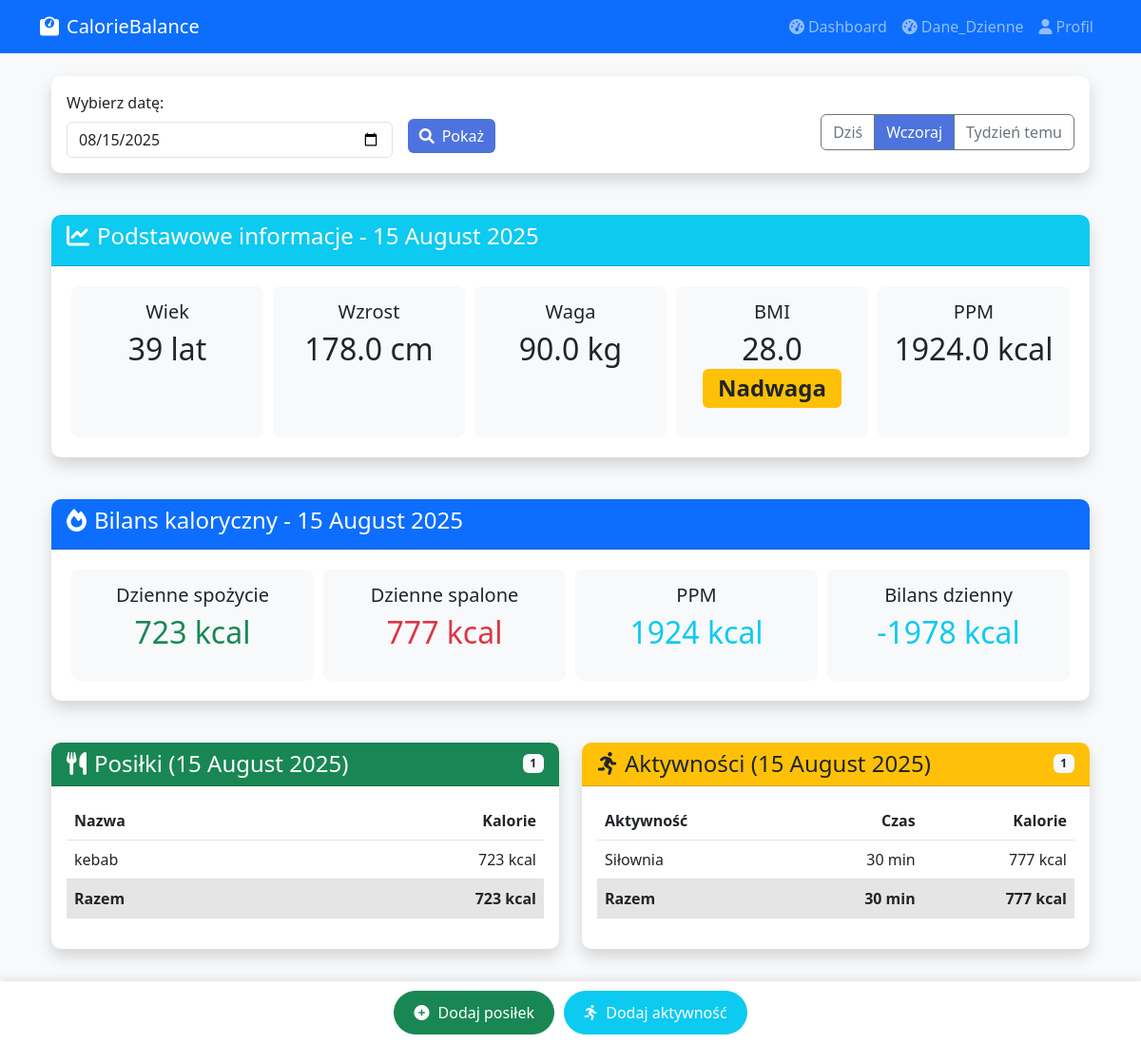
/daily-summary/?date=2025-08-15 (signed in), run on an earlier commit of the app's database.
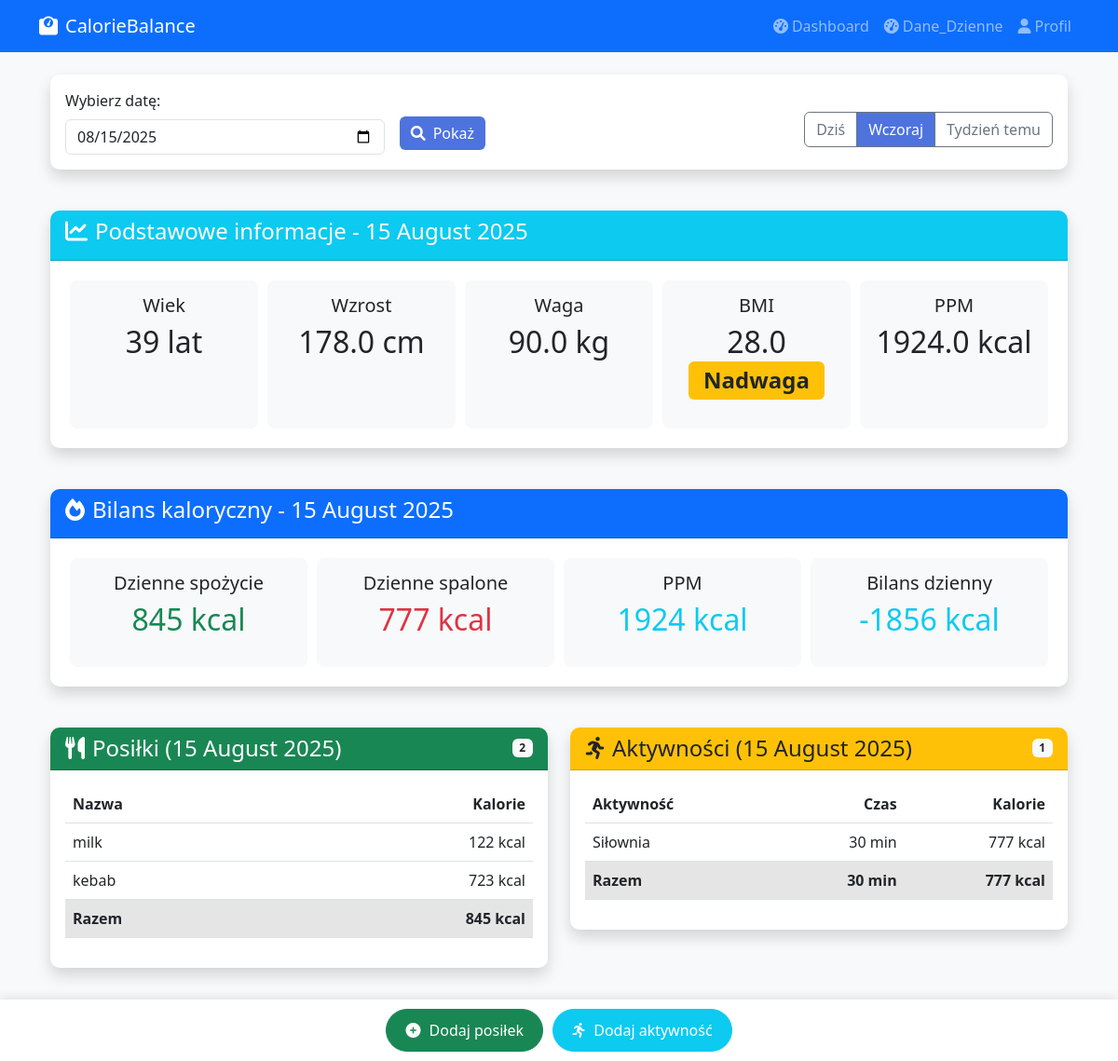
And on a later commit of the database.
### calorie_tracker/models.py (models this page shows, shortened)
class Meal(models.Model):
    user = models.ForeignKey(User, on_delete=models.CASCADE)
    calories = models.FloatField()
    meal = models.CharField(max_length=100)
    protein = models.FloatField(default=0)
    carbs = models.FloatField(default=0)
    fat = models.FloatField(default=0)
    serving_qty = models.FloatField(default=0)
    serving_unit = models.CharField(max_length=50, blank=True)
    date = models.DateField()
    raw_api_data = models.JSONField(null=True, blank=True)
    class Meta:
        ordering = ['-date', '-id']  # Domyślne sortowanie

class Activity(models.Model):
    ACTIVITY_CHOICES = [
        ('RUN', 'Bieganie'),
        ('SWIM', 'Pływanie'),
        ('CYCLE', 'Jazda na rowerze'),
        ('GYM', 'Siłownia'),
        ('WALKING', 'Spacer'),
        ('Hiking', 'Chodzenie po górach'),
        ('Climbing', 'Wspinaczka'),
        ('OTHER', 'Inne')
    ]
    user = models.ForeignKey(User, on_delete=models.CASCADE)
    activity_type = models.CharField(
        max_length=20,
        choices=ACTIVITY_CHOICES,
        default='OTHER'  # Dodajemy domyślną wartość
    )
    duration = models.PositiveIntegerField(default=30)  # w minutach
    calories_burned = models.PositiveIntegerField()
    date = models.DateField()
    notes = models.TextField(blank=True)

### calorie_tracker/views.py (the view)
# urls.py: path('daily-summary/', daily_summary_view, name='daily-summary-html'),
def daily_summary_view(request):
    user = request.user
    profile = getattr(user, 'userprofile', None)
    selected_date_str = request.GET.get('date')
    if selected_date_str:
        try:
            selected_date = date.fromisoformat(selected_date_str)
        except (ValueError, TypeError):
            selected_date = date.today()
    else:
        selected_date = date.today()
    meals = Meal.objects.filter(user=user, date=selected_date).order_by('-id')
    activities = Activity.objects.filter(user=user, date=selected_date).order_by('-id')
    ppm = calculate_ppm(profile) if profile else None
    total_eaten = sum(meal.calories for meal in meals)
    total_burned = sum(activity.calories_burned for activity in activities)
    total_activity_duration = sum(activity.duration for activity in activities)
    balance = total_eaten - total_burned - ppm
    age = calculate_age(profile.date_of_birth) if profile.date_of_birth else None
    bmi = None
    if profile and profile.weight and profile.height:
        height_m = profile.height / 100
        bmi = calculate_bmi(profile.weight, height_m)
    context = {
        'today': date.today(),
        'yesterday': date.today() - timedelta(days=1),
        'week_ago': date.today() - timedelta(days=7),
        'selected_date': selected_date,
        'total_eaten': total_eaten,
        'total_burned': total_burned,
        'total_activity_duration': total_activity_duration,
        'balance': round(balance,0) if balance else None,
        'meals': meals,
        'activities': activities,
        'bmi': round(bmi,0) if bmi else None,
        'ppm': round(ppm,0)if ppm else None,
        'height': profile.height if profile else None,
        'weight': profile.weight if profile else None,
        'age':age
    }
    return render(request, "daily_summary.html", context)

### calorie_tracker/views.py (called while the page is built)
def calculate_age(birth_date):
    today = date.today()
    return today.year - birth_date.year - ((today.month, today.day) < (birth_date.month, birth_date.day))

def calculate_ppm(profile):
    if profile.date_of_birth and profile.weight and profile.height and profile.gender:
        age = calculate_age(profile.date_of_birth)
        if profile.gender == 'F':
            return 655 + (9.6 * profile.weight) + (1.8 * profile.height) - (4.7 * age)
        else:
            return 66 + (13.7 * profile.weight) + (5 * profile.height) - (6.8 * age)
    return None

def calculate_bmi(weight: float, height: float) -> float:
    return weight / (height ** 2)

### templates/daily_summary.html (shortened to what the changed rows need)
{% extends "base.html" %}
{% block content %}
<div class="container mt-4">
    {% with formatted_date=selected_date|date:"j E Y" %}
    <div class="row mb-4">
        <div class="col-md-12">
            <div class="card shadow">
                <div class="card-body">
                    <div class="d-flex justify-content-between text-center flex-wrap">
                        <div class="info-box">
                            <h5>Dzienne spożycie</h5>
                            <p class="display-6 text-success">{{ total_eaten|floatformat:"0" }} kcal</p>
                        </div>
                        <div class="info-box">
                            <h5>Bilans dzienny</h5>
                            <p class="display-6 {% if balance > 0 %}text-warning{% else %}text-info{% endif %}">
                                {{ balance|floatformat:"0" }} kcal
                            </p>
                        </div>
                    </div>
                </div>
            </div>
        </div>
    </div>
    <div class="row mt-4">
        <div class="col-md-6">
            <div class="card shadow">
                <div class="card-header bg-success text-white">
                    <div class="d-flex justify-content-between align-items-center">
                        <h4 class="mb-0"><i class="fas fa-utensils me-2"></i>Posiłki ({{ formatted_date }})</h4>
                        <span class="badge bg-light text-dark">{{ meals.count }}</span>
                    </div>
                </div>
                <div class="card-body">
                    {% if meals %}
                    <div class="table-responsive">
                        <table class="table text-nowrap">
                            <thead>
                                <tr>
                                    <th>Nazwa</th>
                                    <th class="text-end">Kalorie</th>
                                </tr>
                            </thead>
                            <tbody>
                                {% for meal in meals %}
                                <tr>
                                    <td>{{ meal.meal }}</td>
                                    <td class="text-end">{{ meal.calories|floatformat:"0" }} kcal</td>
                                </tr>
                                {% endfor %}
                            </tbody>
                            <tfoot>
                                <tr class="table-active">
                                    <th>Razem</th>
                                    <th class="text-end">{{ total_eaten|floatformat:"0" }} kcal</th>
                                </tr>
                            </tfoot>
                        </table>
                    </div>
                    {% else %}
                    <div class="alert alert-info mb-0">
                        <i class="fas fa-info-circle me-2"></i>Brak posiłków w wybranym dniu
                    </div>
                    {% endif %}
                </div>
            </div>
        </div>
        <div class="col-md-6">
            <div class="card shadow">
                <div class="card-body">
                    {% if activities %}
                    <div class="table-responsive">
                        <table class="table text-nowrap">
                            <thead>
                                <tr>
                                    <th>Aktywność</th>
                                    <th class="text-end">Czas</th>
                                    <th class="text-end">Kalorie</th>
                                </tr>
                            </thead>
                            <tbody>
                                {% for activity in activities %}
                                <tr>
                                    <td>{{ activity.get_activity_type_display }}</td>
                                    <td class="text-end">{{ activity.duration }} min</td>
                                    <td class="text-end">{{ activity.calories_burned|floatformat:"0" }} kcal</td>
                                </tr>
                                {% endfor %}
                            </tbody>
                            <tfoot>
                                <tr class="table-active">
                                    <th>Razem</th>
                                    <th class="text-end">{{ total_activity_duration|default:"0" }} min</th>
                                    <th class="text-end">{{ total_burned|floatformat:"0" }} kcal</th>
                                </tr>
                            </tfoot>
                        </table>
                    </div>
                    {% else %}
                    <div class="alert alert-info mb-0">
                        <i class="fas fa-info-circle me-2"></i>Brak aktywności w wybranym dniu
                    </div>
                    {% endif %}
                </div>
            </div>
        </div>
    </div>
    {% endwith %}
</div>
{% endblock %}

What changed in the data, as far as the page shows it:
added Meal: meal "milk", calories "122"
Also different on the page:
{{ total_eaten|floatformat:"0" }}: "723" → "845"
{{ balance|floatformat:"0" }}: "-1978" → "-1856"
{{ meals.count }}: "1" → "2"
